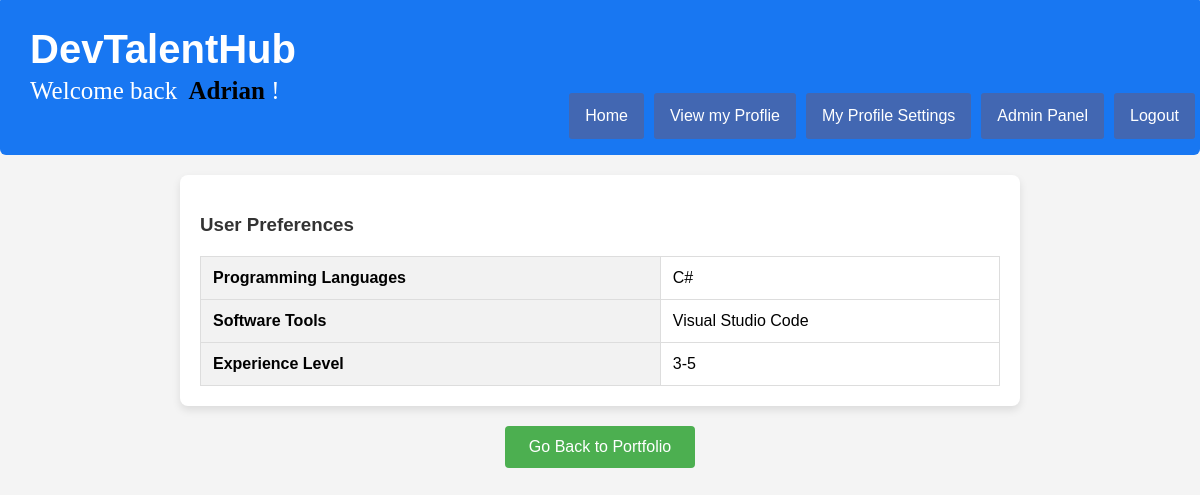
/display_preferences.php (signed in), run on the app's committed database.
### tables this page shows
CREATE TABLE `user_preferences` (
  `id` int(11) NOT NULL,
  `user_id` int(11) DEFAULT NULL,
  `language` varchar(150) DEFAULT NULL,
  `tool` varchar(150) DEFAULT NULL,
  `experience` varchar(20) DEFAULT NULL,
  `createdBy` int(5) DEFAULT NULL,
  `created_at` timestamp NOT NULL DEFAULT current_timestamp()
);

### includes/retrieve_data.php (called while the page is built, shortened)
<?php
	$preferences = mysqli_query($link, "SELECT * FROM user_preferences WHERE createdBy={$_SESSION['id']}");

### display_preferences.php (the view, shortened to what this page needs)
<?php
require_once('config.php');
require_once(ROOT_PATH . '/includes/head_section.php');
require_once(ROOT_PATH . '/includes/retrieve_data.php');
?>
<head>
</head>
<?php include(ROOT_PATH . '/includes/navbar_logged_in.php'); ?>
<div class="profile-container">
    <h3>User Preferences</h3>
    <table class="styled-table">
        <?php
        $previousUserId = null;
        while ($row = $preferences->fetch_assoc()) {
            if ($previousUserId !== $row['createdBy']) {
                ?>
                <tr>
                    <th>Programming Languages</th>
                    <td><?php echo $row['language']; ?></td>
                </tr>
                <tr>
                    <th>Software Tools</th>
                    <td><?php echo $row['tool']; ?></td>
                </tr>
                <tr>
                    <th>Experience Level</th>
                    <td><?php echo $row['experience']; ?></td>
                </tr>
                <?php
            }
            $previousUserId = $row['createdBy'];
        }
        ?>
    </table>
</div>
<div style="text-align: center">
<a href="myportfolio.php" class="btn">Go Back to Portfolio</a>
</div>

### static/public_styling.css (style rules this page uses)
html { height: 100%; box-sizing: border-box; }
a { text-decoration: none; }

### display_preferences.php (style rules this page uses)
.profile-container { max-width: 800px; margin: 20px auto; background-color: #fff; border-radius: 8px; padding: 20px; box-shadow: 0 4px 8px rgba(0, 0, 0, 0.1); }
h2, h3 { color: #333; }
table.styled-table { width: 100%; border-collapse: collapse; margin-top: 20px; }
table.styled-table th, table.styled-table td { border: 1px solid #ddd; padding: 12px; text-align: left; }
table.styled-table th { background-color: #f2f2f2; }
.btn { display: inline-block; padding: 12px 24px; background-color: #4CAF50; color: #fff; text-decoration: none; border-radius: 4px; cursor: pointer; text-align: center; }

### data on the page
user_preferences: language "C#", tool "Visual Studio Code", experience "3-5"

### other printed values
$_SESSION['username'] "Adrian"
